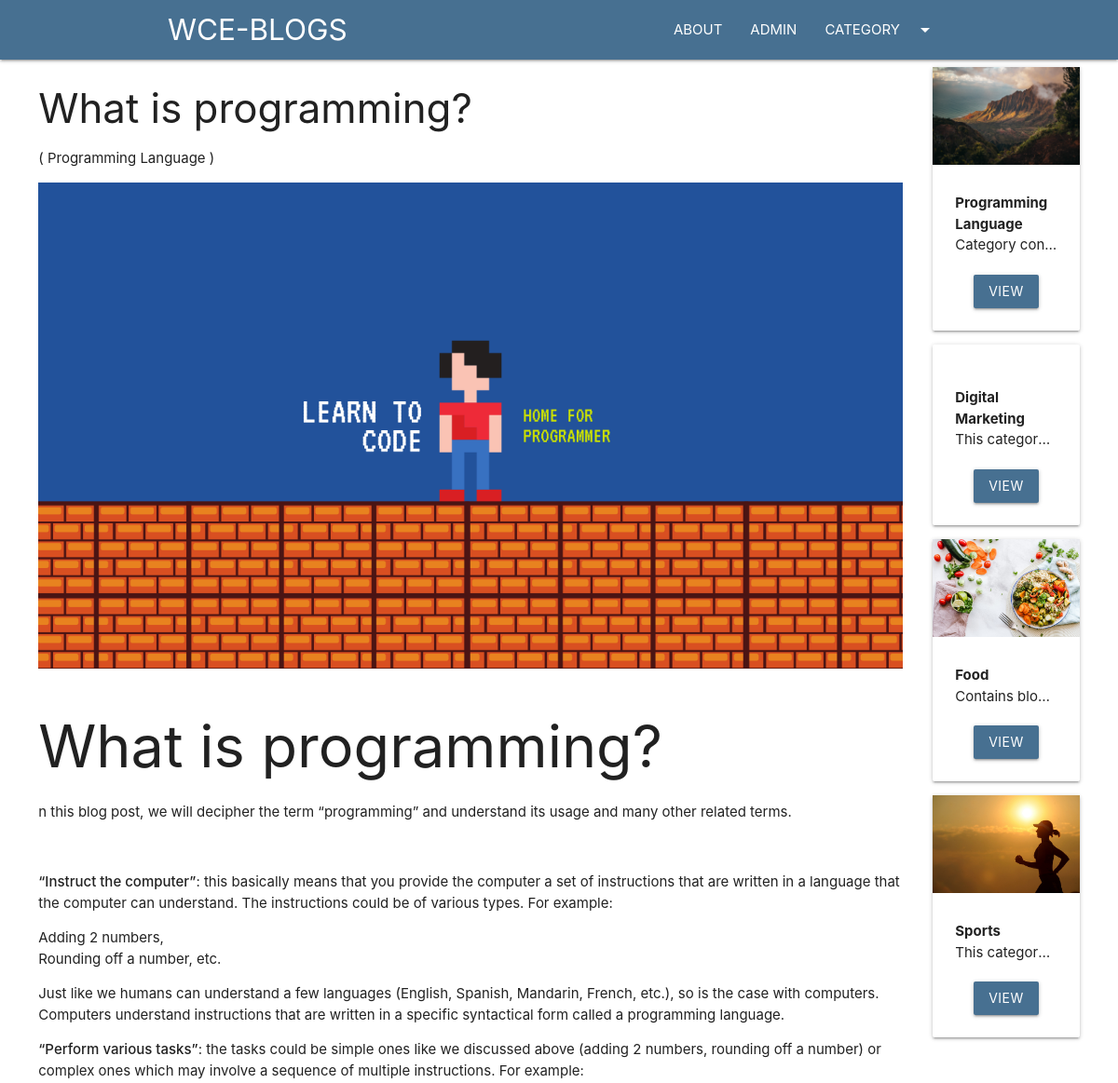
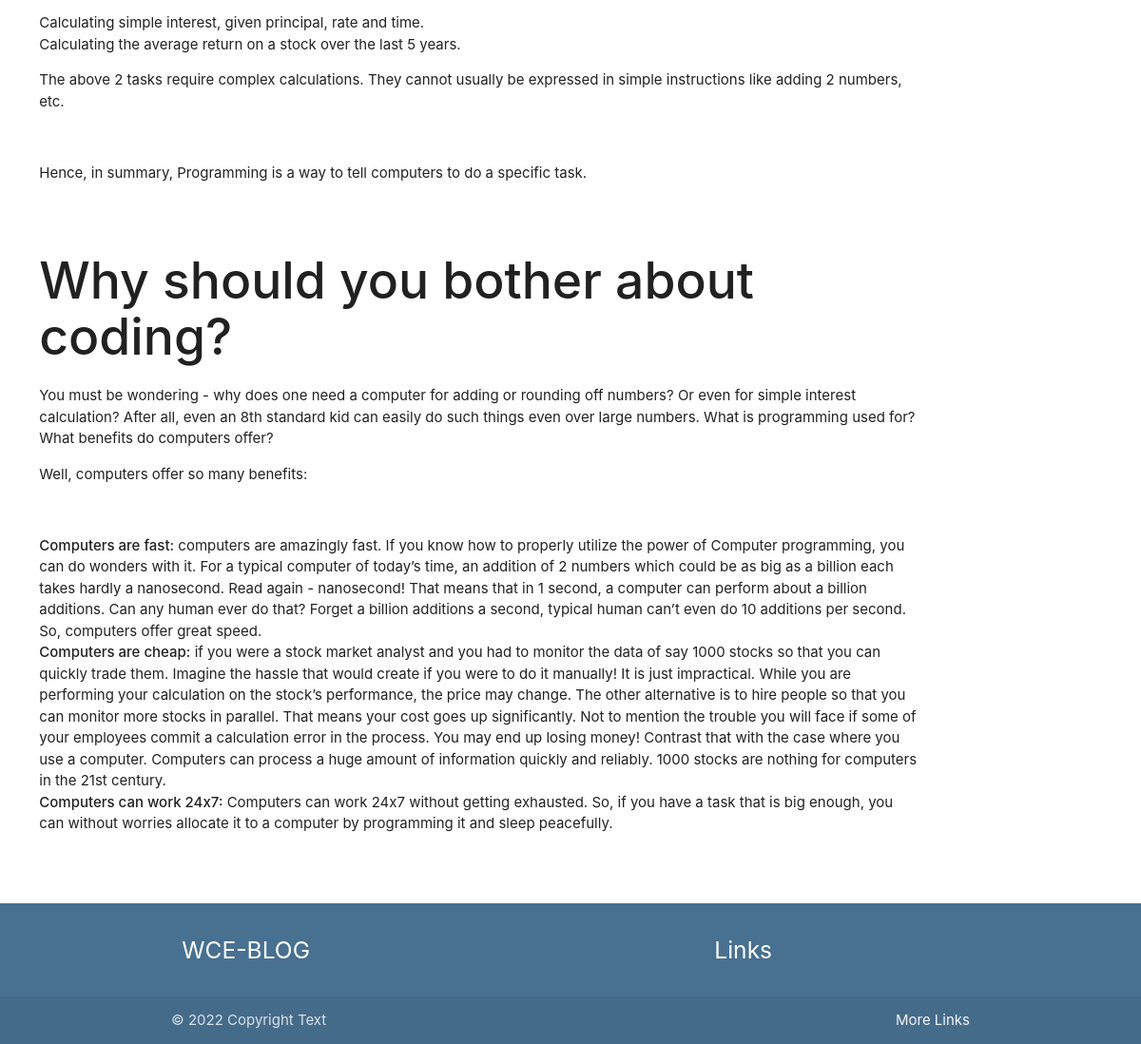
Page /blog/programming on the committed database (2 pictures, top to bottom).
### blog/models.py (models this page shows, shortened)
class Post(models.Model):
    post_id = models.AutoField(primary_key=True)
    title = models.CharField(max_length=200)
    content = models.TextField()
    url = models.CharField(max_length=100)
    cat = models.ForeignKey(Category, on_delete=models.CASCADE)
    image = models.ImageField(upload_to='post/')

class Category(models.Model):
    cat_id = models.AutoField(primary_key=True)
    title = models.CharField(max_length=100)
    description = models.TextField()
    url = models.CharField(max_length=100)
    image = models.ImageField(upload_to='category/')
    add_date = models.DateTimeField(auto_now_add=True, null=True)

### blog/views.py (the view)
# urls.py: path('blog/<slug:url>', post),
def post(request, url):
    post = Post.objects.get(url=url)
    cats = Category.objects.all()
    return render(request, 'posts.html', {'post': post, 'cats': cats})

### template/posts.html (shortened to what this page needs)
{%extends 'base.html' %}
{%block content%}
<div class="container-custom">
    <div class="row">
        <div class="col s12 m10">
            <h3>{{post.title}}</h3>
            <p>( {{post.cat.title}} )</p>
            <img src="/media/{{post.image}}" class="responsive-img" alt="">
            <br>
            <p>
                {{post.content|safe}}
            </p>
        </div>
        <div class="col s12 m2">
            {% for cat in cats %}
            <div class="card item" style="margin-left:10px;">
                <div class="img-container">
                    <img src="/media/{{cat.image}}" class="responsive-img" alt="">
                </div>
                <div class="card-content">
                    <b>
                        {{cat.title}}
                    </b>
                    <p class="truncate">{{cat.description}}</p>
                    <div class="container center-align mt20">
                        <a href="/category/{{cat.url}}" class="btn bg-primary">VIEW</a>
                    </div>
                </div>
            </div>
            {%endfor%}
        </div>
    </div>
</div>
{%endblock%}

### blog/static/css/style.css (style rules this page uses)
.bg-primary { background:#477091!important; }
.mt20 { margin-top:20px; }
.container-custom { width:95%!important; margin:auto; }

### rows in the picture
Post: title "What is programming?", cat "Programming Language", image (picture), content "What is programming? n this blog post, we will decipher the term “programming” and understand its usage and many other related terms. “Instruct the computer” : this basically means that you provide the computer a set of instructions that are written in a language that the computer can understand. The instructions could be of various types. For example: Adding 2 numbers, Rounding off a number, etc. Just like we humans can understand a few languages (English, Spanish, Mandarin, French, etc.), so is the case with computers. Computers understand instructions that are written in a specific syntactical form called a programming language. “Perform various tasks” : the tasks could be simple ones…"
Category: image (picture), title "Programming Language", description "Category con…"
Category: title "Digital Marketing", description "This categor…"
Category: image (picture), title "Food", description "Contains blo…"
Category: image (picture), title "Sports", description "This categor…"
